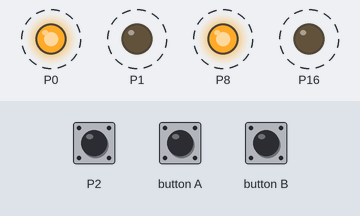
Recording of a program running on a simulated BBC micro:bit (MakeCode). Parts: output pins drawn as LEDs (lit = HIGH). Dashed ring = blinking. The test bench sets the inputs (shaded band); at power-on: P2 LOW.

Above: at 1.27 s.
1.3 s: P2 pulled HIGH for 0.25 s
At 1.44 s:
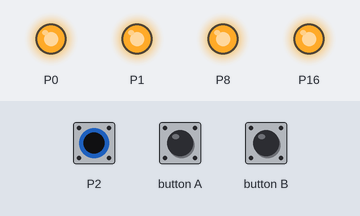
4.3 s: button A pressed for 1 s
At 5.36 s:
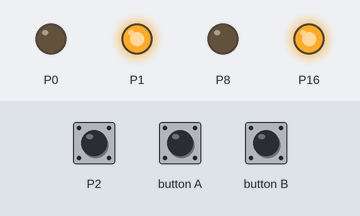
8.3 s: P2 pulled HIGH for 1 s
At 8.8 s:
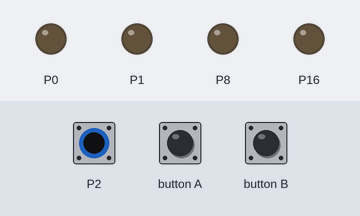
11.3 s: button B pressed for 3.2 s
16.0 s: P2 pulled HIGH for 3.2 s
Timing chart, 0 to 21.7 s (numbered marks = the images above; inputs shaded):
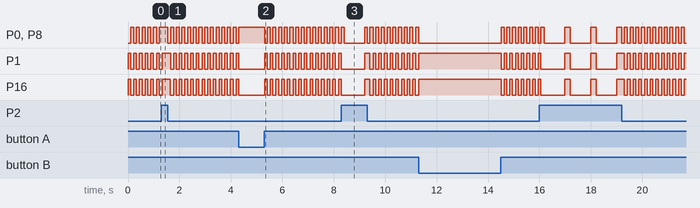

The program:

main.ts
```typescript
function AbstandInfoSenden () {
    serial.writeString("<")
    serial.writeString("Start")
    serial.writeString("Sensorabstand ")
    serial.writeNumber(Abstand)
    serial.writeString("  Millimeter")
    serial.writeString(">")
}
function Initialisierung () {
    BlinkZeit = 100
    LS_Frei = 0
    LS_unterbrochen = 1
    Schritt = 0
    pins.digitalWritePin(DigitalPin.P0, 1)
    pins.digitalWritePin(DigitalPin.P1, 0)
    pins.digitalWritePin(DigitalPin.P8, 1)
    pins.digitalWritePin(DigitalPin.P16, 0)
    Abstand = 10000
    DatenSendenEinstellen()
}
function BerechneGeschwindigkeit () {
    ZeitDifferenz = EndZeit - StartZeit
    Geschw_mm_sec = Abstand / ZeitDifferenz
    Geschwindigkeit_km_h = Geschw_mm_sec * 36
    Geschwindigkeit_km_h = Math.round(Geschwindigkeit_km_h) / 10
}
function PruefeLichtschranke2 () {
    if (pins.digitalReadPin(DigitalPin.P11) == LS_unterbrochen) {
        EndZeit = control.millis()
        pins.digitalWritePin(DigitalPin.P16, 0)
        Schritt = 2
    }
}
function SendeMesswert () {
    serial.writeString("<")
    serial.writeString("V=")
    serial.writeNumber(Geschwindigkeit_km_h)
    serial.writeString(" km/h")
    serial.writeString(">")
}
function DatenSendenEinstellen () {
    serial.redirect(
    SerialPin.P14,
    SerialPin.P15,
    BaudRate.BaudRate19200
    )
}
function GeschwindigkeitMessen () {
    if (Schritt == 0) {
        MessungStarten()
    }
    if (Schritt == 1) {
        PruefeLichtschranke2()
    }
    if (Schritt == 2) {
        BerechneGeschwindigkeit()
        SendeMesswert()
        Schritt = 0
        pins.digitalWritePin(DigitalPin.P1, 0)
        pins.digitalWritePin(DigitalPin.P0, 1)
        pins.digitalWritePin(DigitalPin.P8, 1)
        basic.pause(100)
    }
}
function Blinker () {
    if (control.millis() - StartTime > BlinkZeit) {
        StartTime = control.millis()
        if (LEDEin == 0) {
            BlinkZeit = 200
            LEDEin = 1
            pins.digitalWritePin(DigitalPin.P0, 1)
            pins.digitalWritePin(DigitalPin.P1, 1)
            pins.digitalWritePin(DigitalPin.P8, 1)
            pins.digitalWritePin(DigitalPin.P16, 1)
        } else {
            BlinkZeit = 800
            pins.digitalWritePin(DigitalPin.P0, 0)
            pins.digitalWritePin(DigitalPin.P1, 0)
            pins.digitalWritePin(DigitalPin.P8, 0)
            pins.digitalWritePin(DigitalPin.P16, 0)
            LEDEin = 0
        }
    }
}
function MessungStarten () {
    if (pins.digitalReadPin(DigitalPin.P5) == LS_unterbrochen) {
        StartZeit = control.millis()
        pins.digitalWritePin(DigitalPin.P0, 0)
        pins.digitalWritePin(DigitalPin.P1, 1)
        pins.digitalWritePin(DigitalPin.P8, 0)
        pins.digitalWritePin(DigitalPin.P16, 1)
        basic.pause(100)
        Schritt = 1
    }
}
let LEDEin = 0
let StartTime = 0
let Geschwindigkeit_km_h = 0
let Geschw_mm_sec = 0
let StartZeit = 0
let EndZeit = 0
let ZeitDifferenz = 0
let Schritt = 0
let LS_unterbrochen = 0
let LS_Frei = 0
let BlinkZeit = 0
let Abstand = 0
Initialisierung()
AbstandInfoSenden()
basic.forever(function () {
    // Schalter zum Umschalten zwischen Einstellmodus mit blinkenden Lichtschranken
    // und
    // Geschwindigkeitsmessung
    if (pins.digitalReadPin(DigitalPin.P2) == 1) {
        Blinker()
    } else {
        GeschwindigkeitMessen()
    }
})
```

test.ts
```typescript
// Hier kann man Tests durchführen; diese Datei wird nicht kompiliert, wenn dieses Paket als Erweiterung verwendet wird.
```
